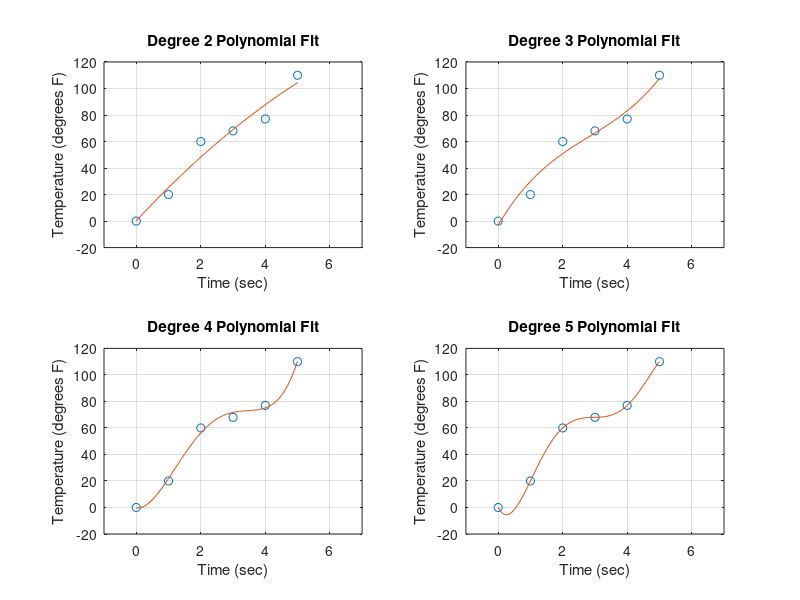

This figure's MATLAB source:
% Higher-order fits
function main
    % Set up the data sets
    x = 0:5;
    fine_x = 0:.1:5;
    y = [0 20 60 68 77 110];
    
    % Study second through fifth order fits
    for order = 2:5
        % Combine polyfit and polyval calls to compute new y values
        y2=polyval(polyfit(x,y,order), fine_x);
        
        % Plot the results
        subplot(2,2,order-1)
        plot(x, y, 'o', fine_x, y2)
        grid on, axis([-1 7 -20 120])
        ttl = sprintf('Degree %d Polynomial Fit', ...
            order );
        title(ttl)
        xlabel('Time (sec)')
        ylabel('Temperature (degrees F)')
    end
end
